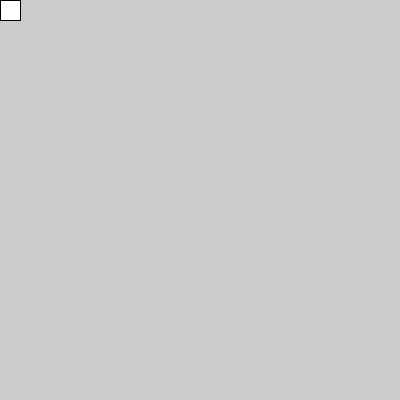
Frame 1 (no input)
Frame 60 (the mouse pressed at the canvas centre just before this capture): identical to frame 1, image omitted
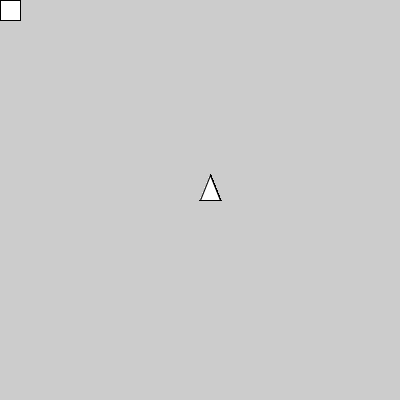
Frame 120 (the mouse held since frame 60 and released just before this capture)

The Processing sketch that drew these frames (run headless with seeded random() and noise(); from frame 60 on, the mouse is pressed at the canvas centre):

// Processing sketch: processing_74007
// ── processing_74007.pde

void setup (){
size (400,400);
smooth ();
}
 
void draw (){
if(mousePressed){
triangle (mouseX,mouseY,mouseX+10,mouseY-25,mouseX+20,mouseY);
}
else{


rect (mouseX,mouseY,20,20);
}
}
